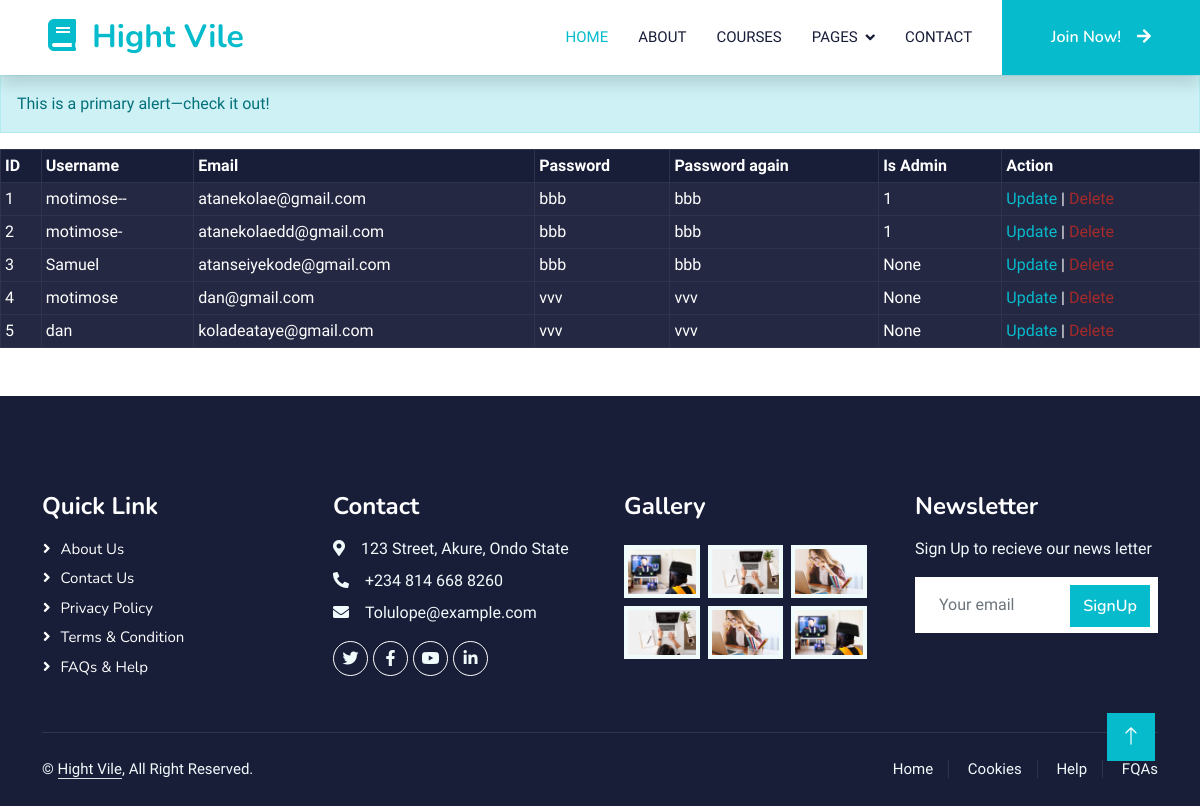
The page /regUsers on the database its author committed.
### app.py (models this page shows, shortened)
class SignUp(UserMixin, db.Model):
    __bind_key__ = 'SignUp'
    __tablename__ = 'SignUp'
    id = db.Column(db.Integer, primary_key=True)
    username = db.Column(db.String(80),  unique=True, nullable=False)
    email = db.Column(db.String(80), unique=True, nullable=False)
    password = db.Column(db.String(80), nullable=False)
    password_again = db.Column(db.String(80), nullable=False)
    is__admin = db.Column(db.String(3))

### app.py (the view)
@app.route('/regUsers')
def regUsers():
    users = SignUp.query.all()
    greet = 'Hello, there'
    return render_template('usersDB.html',  users=[users, greet])

### templates/usersDB.html
{% extends 'base.html' %}
{% block body %}
<div class="alert alert-primary" role="alert">
    This is a primary alert—check it out!
</div>
<table class="table table-striped table-dark table-hover table-sm table-bordered p-5">
    <thead>
        <tr>
            <th>ID</th>
            <th>Username</th>
            <th>Email</th>
            <th>Password</th>
            <th>Password again</th>
            <th>Is Admin</th>
            <th>Action</th>
        </tr>
    </thead>
    {% for user in users[0] %}
    <tbody>
        <tr>
            <td>{{user.id}}</td>
            <td>{{user.username}}</td>
            <td>{{user.email}}</td>
            <td>{{user.password}}</td>
            <td>{{user.password_again}}</td>
            <td>{{user.is__admin}}</td>
            <td><a href="#">Update</a> | <a href="" style="color: brown;">Delete</a></td>
        </tr>
    </tbody>
    {% endfor %}
</table>
{% endblock %}

### templates/base.html (shortened to what this page needs)
<!DOCTYPE html>
<html lang="en">
<head>
    <link rel="stylesheet" href="https://cdnjs.cloudflare.com/ajax/libs/font-awesome/5.10.0/css/all.min.css">
    <link rel="stylesheet" href="https://cdn.jsdelivr.net/npm/bootstrap-icons@1.4.1/font/bootstrap-icons.css">
    <link rel="stylesheet" href="{{ url_for('static', filename='lib/animate/animate.min.css') }}">
    <link rel="stylesheet" href="{{ url_for('static', filename='lib/owlcarousel/assets/owl.carousel.min.css') }}">
    <link rel="stylesheet" href="{{ url_for('static', filename='css/bootstrap.min.css') }}">
    <link rel="stylesheet" href="{{ url_for('static', filename='css/style.css') }}">
</head>
<body>
    <nav class="navbar navbar-expand-lg bg-white navbar-light shadow sticky-top p-0">
        <a href="/" class="navbar-brand d-flex align-items-center px-4 px-lg-5">
            <h2 class="m-0 text-primary"><i class="fa fa-book me-3"></i>Hight Vile</h2>
        </a>
        <div class="collapse navbar-collapse" id="navbarCollapse">
            <div class="navbar-nav ms-auto p-4 p-lg-0">
                <a href="{{ url_for('index') }}" class="nav-item nav-link active">Home</a>
                <a href="{{ url_for('about') }}" class="nav-item nav-link">About</a>
                <a href="{{ url_for('courses') }}" class="nav-item nav-link">Courses</a>
                <div class="nav-item dropdown">
                    <a href="#" class="nav-link dropdown-toggle" data-bs-toggle="dropdown">Pages</a>
                </div>
                <a href="{{ url_for('contact') }}" class="nav-item nav-link">Contact</a>
            </div>
            <a href="{{ url_for('signup') }}" class="btn btn-primary py-4 px-lg-5 d-none d-lg-block">Join Now!<i
                    class="fa fa-arrow-right ms-3"></i></a>
        </div>
    </nav>
    {% block body %}
    {% endblock %}
    <div class="container-fluid bg-dark text-light footer pt-5 mt-5 wow fadeIn" data-wow-delay="0.1s">
        <div class="container py-5">
            <div class="row g-5">
                <div class="col-lg-3 col-md-6">
                    <h4 class="text-white mb-3">Quick Link</h4>
                    <a class="btn btn-link" href="">About Us</a>
                    <a class="btn btn-link" href="">Contact Us</a>
                    <a class="btn btn-link" href="">Privacy Policy</a>
                    <a class="btn btn-link" href="">Terms & Condition</a>
                    <a class="btn btn-link" href="">FAQs & Help</a>
                </div>
                <div class="col-lg-3 col-md-6">
                    <h4 class="text-white mb-3">Contact</h4>
                    <p class="mb-2"><i class="fa fa-map-marker-alt me-3"></i>123 Street, Akure, Ondo State</p>
                    <p class="mb-2"><i class="fa fa-phone-alt me-3"></i>+234 814 668 8260</p>
                    <p class="mb-2"><i class="fa fa-envelope me-3"></i>Tolulope@example.com</p>
                    <div class="d-flex pt-2">
                        <a class="btn btn-outline-light btn-social" href=""><i class="fab fa-twitter"></i></a>
                        <a class="btn btn-outline-light btn-social" href=""><i class="fab fa-facebook-f"></i></a>
                        <a class="btn btn-outline-light btn-social" href=""><i class="fab fa-youtube"></i></a>
                        <a class="btn btn-outline-light btn-social" href=""><i class="fab fa-linkedin-in"></i></a>
                    </div>
                </div>
                <div class="col-lg-3 col-md-6">
                    <h4 class="text-white mb-3">Gallery</h4>
                    <div class="row g-2 pt-2">
                        <div class="col-4">
                            <img class="img-fluid bg-light p-1"
                                src="{{ url_for('static', filename='img/course-1.jpg') }}" alt="">
                        </div>
                        <div class="col-4">
                            <img class="img-fluid bg-light p-1"
                                src="{{ url_for('static', filename='img/course-2.jpg') }}" alt="">
                        </div>
                        <div class="col-4">
                            <img class="img-fluid bg-light p-1"
                                src="{{ url_for('static', filename='img/course-3.jpg') }}" alt="">
                        </div>
                        <div class="col-4">
                            <img class="img-fluid bg-light p-1"
                                src="{{ url_for('static', filename='img/course-2.jpg') }}" alt="">
                        </div>
                        <div class="col-4">
                            <img class="img-fluid bg-light p-1"
                                src="{{ url_for('static', filename='img/course-3.jpg') }}" alt="">
                        </div>
                        <div class="col-4">
                            <img class="img-fluid bg-light p-1"
                                src="{{ url_for('static', filename='img/course-1.jpg') }}" alt="">
                        </div>
                    </div>
                </div>
                <div class="col-lg-3 col-md-6">
                    <h4 class="text-white mb-3">Newsletter</h4>
                    <p>Sign Up to recieve our news letter</p>
                    <div class="position-relative mx-auto" style="max-width: 400px;">
                        <input class="form-control border-0 w-100 py-3 ps-4 pe-5" type="text" placeholder="Your email">
                        <button type="button"
                            class="btn btn-primary py-2 position-absolute top-0 end-0 mt-2 me-2">SignUp</button>
                    </div>
                </div>
            </div>
        </div>
        <div class="container">
            <div class="copyright">
                <div class="row">
                    <div class="col-md-6 text-center text-md-start mb-3 mb-md-0">
                        &copy; <a class="border-bottom" href="#">Hight Vile</a>, All Right Reserved.
                    </div>
                    <div class="col-md-6 text-center text-md-end">
                        <div class="footer-menu">
                            <a href="">Home</a>
                            <a href="">Cookies</a>
                            <a href="">Help</a>
                            <a href="">FQAs</a>
                        </div>
                    </div>
                </div>
            </div>
        </div>
    </div>
    <a href="#" class="btn btn-lg btn-primary btn-lg-square back-to-top"><i class="bi bi-arrow-up"></i></a>
</body>
</html>

### static/css/style.css (style rules this page uses)
:root { --primary: #06BBCC; --light: #F0FBFC; --dark: #181d38; }
.back-to-top { position: fixed; display: none; right: 45px; bottom: 45px; z-index: 99; }
.btn { font-family: 'Nunito', sans-serif; font-weight: 600; transition: .5s; }
.btn.btn-primary, .btn.btn-secondary { color: #FFFFFF; }
.btn-lg-square { width: 48px; height: 48px; }
.btn-square, .btn-sm-square, .btn-lg-square { padding: 0; display: flex; align-items: center; justify-content: center; font-weight: normal; border-radius: 0px; }
.navbar .dropdown-toggle::after { border: none; content: "\f107"; font-family: "Font Awesome 5 Free"; font-weight: 900; vertical-align: middle; margin-left: 8px; }
.navbar-light .navbar-nav .nav-link { margin-right: 30px; padding: 25px 0; color: #FFFFFF; font-size: 15px; text-transform: uppercase; outline: none; }
.navbar-light .navbar-nav .nav-link:hover, .navbar-light .navbar-nav .nav-link.active { color: var(--primary); }
.navbar-light .navbar-brand, .navbar-light a.btn { height: 75px; }
.navbar-light .navbar-nav .nav-link { color: var(--dark); font-weight: 500; }
.navbar-light.sticky-top { top: -100px; transition: .5s; }
.footer .btn.btn-social { margin-right: 5px; width: 35px; height: 35px; display: flex; align-items: center; justify-content: center; color: var(--light); font-weight: normal; border: 1px solid #FFFFFF; border-radius: 35px; transition: .3s; }
.footer .btn.btn-link { display: block; margin-bottom: 5px; padding: 0; text-align: left; color: #FFFFFF; font-size: 15px; font-weight: normal; text-transform: capitalize; transition: .3s; }
.footer .btn.btn-link::before { position: relative; content: "\f105"; font-family: "Font Awesome 5 Free"; font-weight: 900; margin-right: 10px; }
.footer .copyright { padding: 25px 0; font-size: 15px; border-top: 1px solid rgba(256, 256, 256, .1); }
.footer .copyright a { color: var(--light); }
.footer .footer-menu a { margin-right: 15px; padding-right: 15px; border-right: 1px solid rgba(255, 255, 255, .1); }
.footer .footer-menu a:last-child { margin-right: 0; padding-right: 0; border-right: none; }

### rows shown on the page
SignUp: id "1", username "motimose--", email "atanekolae@gmail.com", password "bbb", password_again "bbb", is__admin "1"
SignUp: id "2", username "motimose-", email "atanekolaedd@gmail.com", password "bbb", password_again "bbb", is__admin "1"
SignUp: id "3", username "Samuel", email "atanseiyekode@gmail.com", password "bbb", password_again "bbb", is__admin "None"
SignUp: id "4", username "motimose", email "dan@gmail.com", password "vvv", password_again "vvv", is__admin "None"
SignUp: id "5", username "dan", email "koladeataye@gmail.com", password "vvv", password_again "vvv", is__admin "None"
